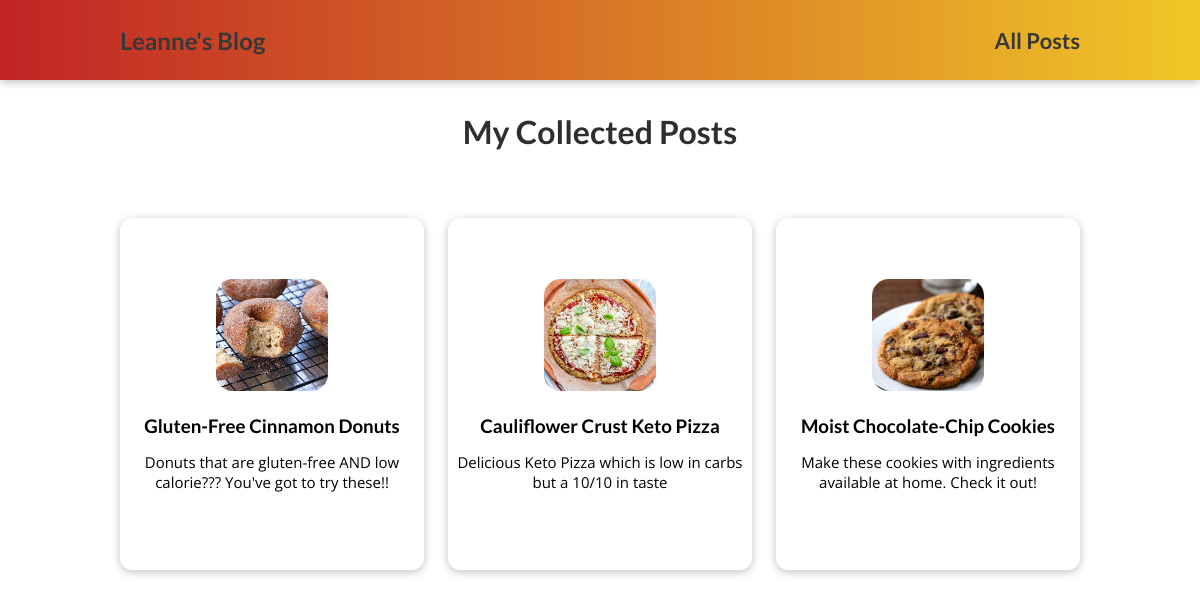
The page /posts on the database its author committed.
### blog/models.py (models this page shows)
class Post(models.Model):
  title=models.CharField(max_length=50)
  excerpt = models.CharField(max_length=250)
  image = models.ImageField(upload_to="posts", null=True)
  date = models.DateField(auto_now=True)
  slug = models.SlugField(unique=True)
  content = models.TextField(validators=[MinLengthValidator(10)])
  author = models.ForeignKey(Author, on_delete=models.SET_NULL, null=True, related_name="posts") #sets up one to many relationship
  tags = models.ManyToManyField(Tag)

### blog/views.py (the view)
# urls.py: path("posts", views.AllPostsView.as_view(), name="posts-page"),  # /posts
class AllPostsView(ListView):
    template_name="blog/all-posts.html"
    model=Post
    ordering=["-date"]
    context_object_name="all_posts"

### blog/templates/blog/all-posts.html (shortened to what this page needs)
{%extends "base.html"%}
{%load static%}
{%block css_files%}
  <link rel="stylesheet" href="{%static "blog/post.css"%}">
  <link rel="stylesheet" href="{%static "blog/all-posts.css" %}">
{%endblock%}
{%block content%}
  <section id="all-posts">
    <h2>My Collected Posts</h2>
    <div class="all-posts-spacing">
    <ul>
    {% for post in all_posts %}
      {% include "blog/includes/post.html" %}
    {% endfor %}
    </div>
  </section>
{%endblock%}

### blog/templates/blog/includes/post.html
<li>
      <article class="post">
        <a href="{%url "post-detail-page" post.slug %}">
        <img src="{{post.image.url}}" alt="{{post.title}}" />
        <div class="post__content">
          <h3>{{ post.title }}</h3>
          <p class="style1">{{ post.excerpt }}</p>
          </div>
        </a>
      </article>
    </li>

### blog_project/static/app.css (style rules this page uses)
* { box-sizing: border-box; }
html { font-family: "Open Sans", "Lato", sans-serif; }
body { margin: 0; background-color: white; }
h1, h2, h3 { font-family: "Lato", sans-serif; font-weight: bold; }

### blog/static/blog/post.css (style rules this page uses)
.post { display: flex; flex-direction: column; align-items: center; text-align: center; }
.post a { color: black; }
.post img { width: 40%; border-radius: 50%; margin-bottom: 15px; }
.post h3 { margin: 0.25rem 0; }
a { text-decoration: none; }
.style1 { font-size: 15px; }

### blog/static/blog/all-posts.css (style rules this page uses)
body { background-color: white; }
#all-posts { margin: 7rem auto; width: 90%; max-width: 60rem; }
#all-posts h2 { text-align: center; font-size: 2rem; color: #2e2e2e; margin: 3rem 0; }
ul { list-style: none; margin: 0; padding:0; display: grid; grid-template-columns: repeat(auto-fill, minmax(17rem, 1fr)); gap: 1.5rem; }
.post img { width: 7rem; height: 7rem; border-radius: 15%; margin-top: 20%; }
.post a { height: 22rem; transform-origin: center; box-shadow: 0 2px 8px rgba(0, 0, 0, 0.25); border-radius: 12px; background-color: white; }
.all-posts-spacing { margin-top: 7%; text-align: center; }

### rows shown on the page
Post: image (picture), title "Gluten-Free Cinnamon Donuts", excerpt "Donuts that are gluten-free AND low calorie??? You've got to try these!!"
Post: image (picture), title "Cauliflower Crust Keto Pizza", excerpt "Delicious Keto Pizza which is low in carbs but a 10/10 in taste"
Post: image (picture), title "Moist Chocolate-Chip Cookies", excerpt "Make these cookies with ingredients available at home. Check it out!"
